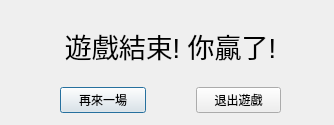
<?xml version="1.0" encoding="UTF-8"?>
<ui version="4.0">
 <class>Dialog</class>
 <widget class="QDialog" name="Dialog">
  <property name="geometry">
   <rect>
    <x>0</x>
    <y>0</y>
    <width>334</width>
    <height>125</height>
   </rect>
  </property>
  <property name="windowTitle">
   <string>遊戲結束</string>
  </property>
  <widget class="QLabel" name="winner">
   <property name="geometry">
    <rect>
     <x>10</x>
     <y>30</y>
     <width>321</width>
     <height>31</height>
    </rect>
   </property>
   <property name="font">
    <font>
     <pointsize>20</pointsize>
    </font>
   </property>
   <property name="text">
    <string>遊戲結束! 你贏了!</string>
   </property>
   <property name="alignment">
    <set>Qt::AlignCenter</set>
   </property>
  </widget>
  <widget class="QWidget" name="horizontalLayoutWidget">
   <property name="geometry">
    <rect>
     <x>60</x>
     <y>80</y>
     <width>221</width>
     <height>41</height>
    </rect>
   </property>
   <layout class="QHBoxLayout" name="horizontalLayout">
    <property name="spacing">
     <number>50</number>
    </property>
    <item>
     <widget class="QPushButton" name="play_again">
      <property name="text">
       <string>再來一場</string>
      </property>
     </widget>
    </item>
    <item>
     <widget class="QPushButton" name="exit">
      <property name="text">
       <string>退出遊戲</string>
      </property>
     </widget>
    </item>
   </layout>
  </widget>
 </widget>
 <resources/>
 <connections/>
</ui>
